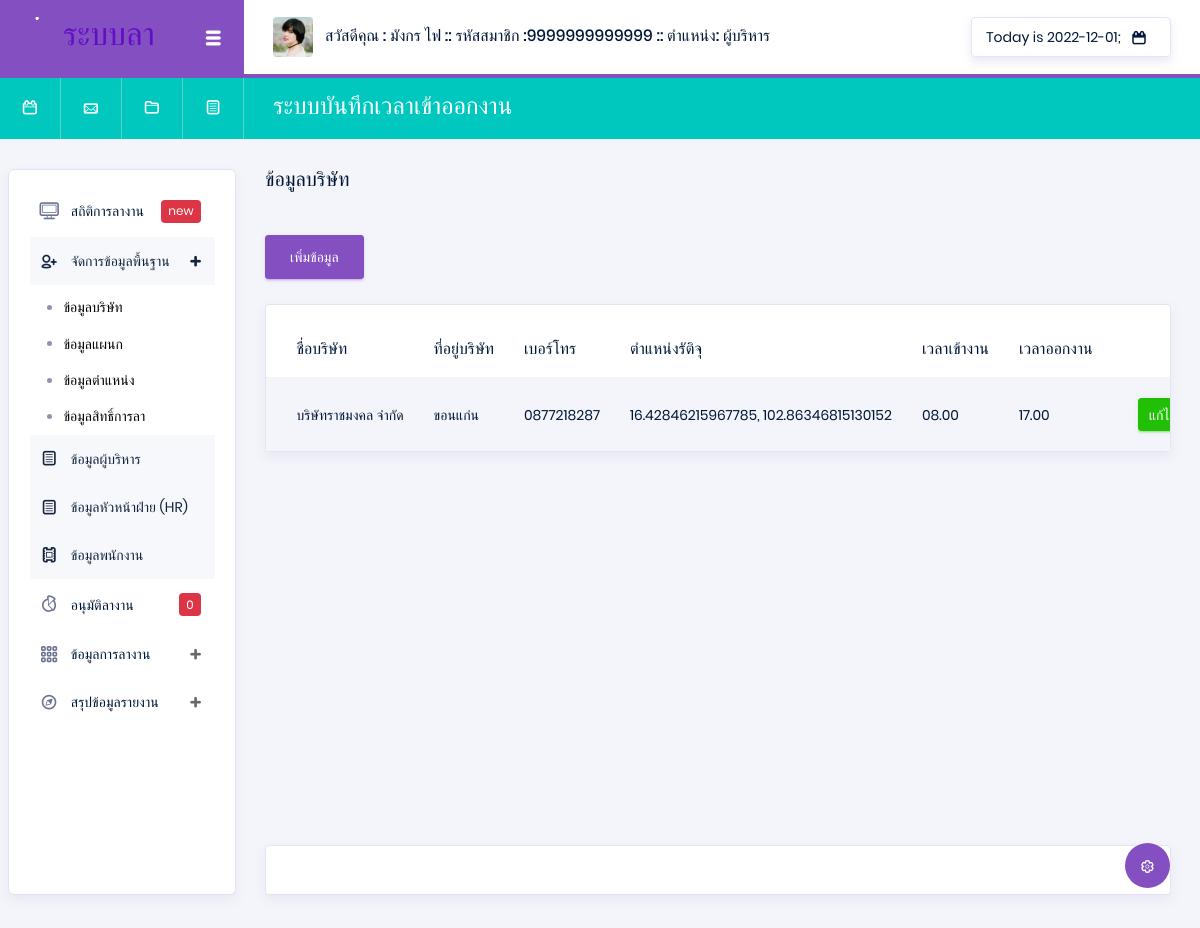
The page /index.php?p=constant (signed in) on the database as committed earlier.
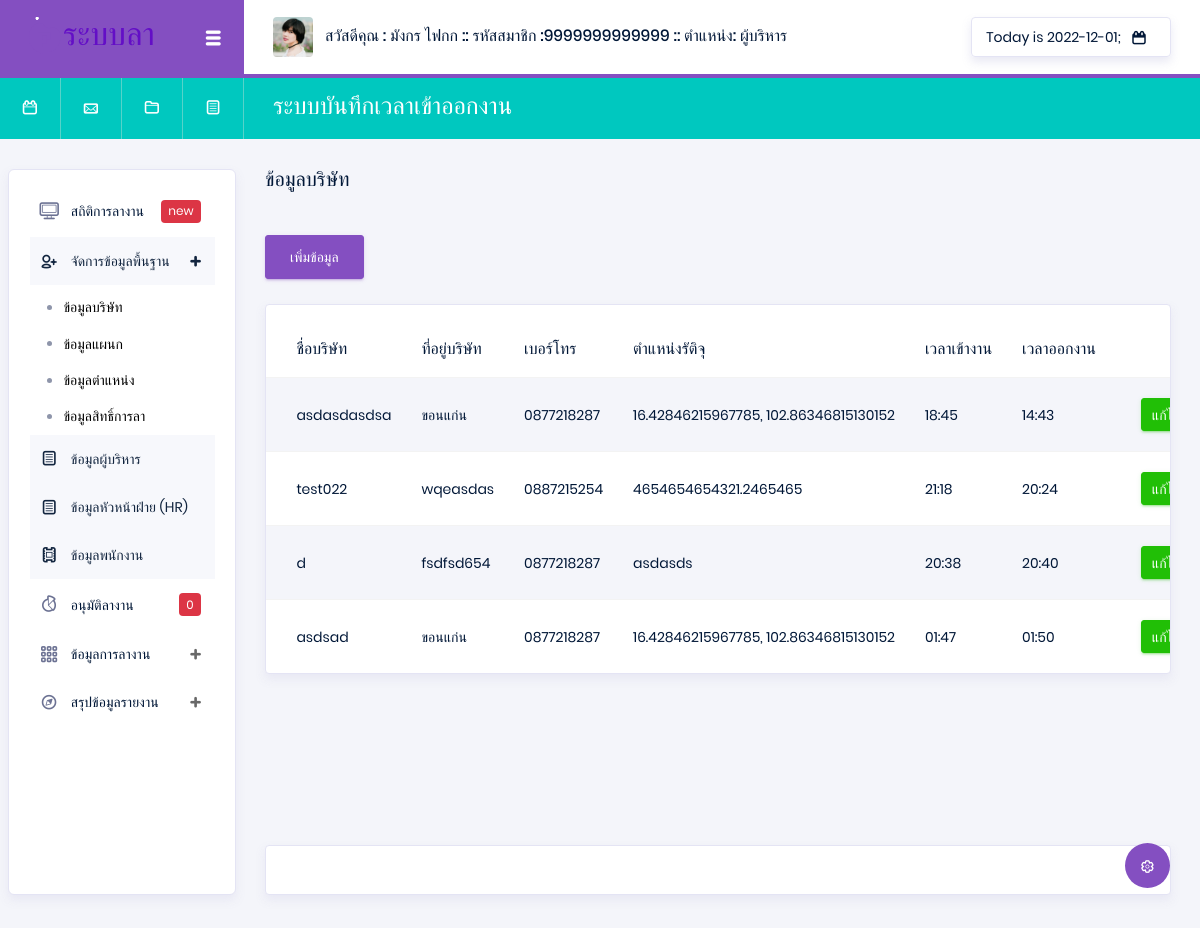
The same page on the database as committed later.
### tables this page shows
CREATE TABLE `position` (
  `Pos_id` varchar(13) NOT NULL,
  `Pos_name` varchar(50) NOT NULL
);

CREATE TABLE `constant` (
  `Stytem_No` int(10) NOT NULL,
  `Stytem_name` text NOT NULL,
  `Stytem_address` varchar(200) NOT NULL,
  `Stytem_tel` varchar(10) NOT NULL,
  `Stytem_radius` varchar(100) NOT NULL,
  `Stytem_periodStest` varchar(100) NOT NULL,
  `Stytem_periodEnd` varchar(100) NOT NULL
);

### api/showData.php (called while the page is built, shortened)
<?php
$Pos_id = $_SESSION['Pos_id'];
@$ShowPosition = "SELECT * FROM position WHERE  Pos_id =  '$Pos_id' ";
@$SQLShowPosition = mysqli_query($con, $ShowPosition) or die("Error in query: $ShowPosition ");
while ($Showposition = mysqli_fetch_array($SQLShowPosition)) {
    @$Pos_name = $Showposition['Pos_name'];
}
@$constant = "SELECT * FROM constant  ";
@$Sqlconstant = mysqli_query($con, $constant) or die("Error in query: $constant ");

### pages/system/constant.php (the view, shortened to what this page needs)
<div class="main-panel">
    <div class="content-wrapper">
        <div class="row">
            <div class="col-xl-6 grid-margin stretch-card flex-column">
                <h5 class="mb-2 text-titlecase mb-4">ข้อมูลบริษัท</h5>
            </div>
        </div>
        <button type="button" onclick="nullConstant()" class="btn btn-primary" data-toggle="modal" data-target="#addconstant">
            เพิ่มข้อมูล
        </button>
        <br> <br>
        <?php
        extract(@$_GET);
        ?>
        <div class="row">
            <div class="col-md-12">
                <div class="card">
                    <div class="table-responsive pt-3">
                        <table class="table table-striped project-orders-table">
                            <thead>
                                <tr>
                                    <th class="ml-5">ชื่อบริษัท</th>
                                    <th>ที่อยู่บริษัท</th>
                                    <th>เบอร์โทร</th>
                                    <th>ตำแหน่งรัติจุ</th>
                                    <th>เวลาเข้างาน</th>
                                    <th>เวลาออกงาน</th>
                                </tr>
                            </thead>
                            <tbody>
                                <?php
                                while ($Showconstant = mysqli_fetch_array($Sqlconstant)) {
                                ?>
                                    <tr>
                                        <td> <?php echo $Showconstant['Stytem_name'] ?> </td>
                                        <td><?php echo $Showconstant['Stytem_address'] ?></td>
                                        <td><?php echo $Showconstant['Stytem_tel'] ?></td>
                                        <td><?php echo $Showconstant['Stytem_radius'] ?></td>
                                        <td><?php echo $Showconstant['Stytem_periodStest'] ?></td>
                                        <td><?php echo $Showconstant['Stytem_periodEnd'] ?></td>
                                        <td>
                                            <div class="d-flex align-items-center">
                                                <button type="button" data-toggle="modal" data-target="#addconstant" onclick="editConstant(Stytem_No =<?php echo $Showconstant['Stytem_No'] ?>)" class="btn btn-success btn-sm btn-icon-text mr-3">
                                                    แก้ไข
                                                </button>
                                            </div>
                                        </td>
                                    </tr>
                                <?php } ?>
                            </tbody>
                        </table>
                    </div>
                </div>
            </div>
        </div>
    </div>
    <footer class="footer">
        <div class="card">
            <div class="card-body">
            </div>
    </footer>
</div>

### index.php (shortened to what this page needs)
<!DOCTYPE html>
<html lang="en">
<head>
  <link rel="stylesheet" href="vendors/typicons/typicons.css">
  <link rel="stylesheet" href="vendors/css/vendor.bundle.base.css">
  <link rel="stylesheet" href="css/vertical-layout-light/style.css">
</head>
<body>
  <div class="container-scroller">
    <?php
    include './confix/DB.php';
    if ($_SESSION['Emp_id'] == null) {
      header("location: ./login.php");
    } else if ($_SESSION['Emp_id'] != null) {
      include './api/showData.php';
      include './Head.php';
      include './ListNan.php';
      @$p = (isset($_GET['p']) ? $_GET['p'] : '');
      if ($p == 'constant') {
        include('./pages/system/constant.php');
      } elseif ($p == 'department') {
        include('./pages/system/department.php');
      } elseif ($p == 'position') {
        include('./pages/system/position.php');
      } elseif ($p == 'peleave') {
        include('./pages/system/peleave.php');
      } elseif ($p == 'employeeHR') {
        include('./pages/system/employeeHR.php');
      } elseif ($p == 'employeeCEO') {
        include('./pages/system/employeeCEO.php');
      } elseif ($p == 'employeeEmp') {
        include('./pages/system/employeeEmp.php');
      }
      else {
      }
    }
    ?>
  </div>
  </div>
</body>
</html>

### Head.php (shortened to what this page needs)
<nav class="navbar col-lg-12 col-12 p-0 fixed-top d-flex flex-row">
  <div class="navbar-brand-wrapper d-flex justify-content-center">
    <div class="navbar-brand-inner-wrapper d-flex justify-content-between align-items-center w-100">
      <a class="navbar-brand brand-logo" href="#"><img src="images/logo-dark11.svg" alt="logo" /></a>
      <button class="navbar-toggler navbar-toggler align-self-center" type="button" data-toggle="minimize">
        <span class="typcn typcn-th-menu"></span>
      </button>
    </div>
  </div>
  <div class="navbar-menu-wrapper d-flex align-items-center justify-content-end">
    <ul class="navbar-nav mr-lg-2">
      <li class="nav-item nav-profile dropdown">
        <a class="nav-link" href="#" data-toggle="dropdown" id="profileDropdown">
          <img src="images/faces/face5.jpg" alt="profile" />
          <span class="nav-profile-name">
            สวัสดีคุณ : <?php echo $_SESSION['Emp_name']; ?>
            :: รหัสสมาชิก :<?php echo $_SESSION['Emp_id']; ?>
            :: ตำแหน่ง: <?php echo $Pos_name; ?> </span>
        </a>
      </li>
    </ul>
    <ul class="navbar-nav navbar-nav-right">
      <li class="nav-item nav-date dropdown">
        <a class="nav-link d-flex justify-content-center align-items-center" href="javascript:;">
          <h6 class="date mb-0"> <?php echo "Today is " . date("Y-m-d") ?>;</h6>
          <i class="typcn typcn-calendar"></i>
        </a>
      </li>
    </ul>
  </div>
</nav>
<nav class="navbar-breadcrumb col-xl-12 col-12 d-flex flex-row p-0">
  <div class="navbar-links-wrapper d-flex align-items-stretch">
    <div class="nav-link">
      <a href="javascript:;"><i class="typcn typcn-calendar-outline"></i></a>
    </div>
    <div class="nav-link">
      <a href="javascript:;"><i class="typcn typcn-mail"></i></a>
    </div>
    <div class="nav-link">
      <a href="javascript:;"><i class="typcn typcn-folder"></i></a>
    </div>
    <div class="nav-link">
      <a href="javascript:;"><i class="typcn typcn-document-text"></i></a>
    </div>
  </div>
  <div class="navbar-menu-wrapper d-flex align-items-center justify-content-end">
    <ul class="navbar-nav mr-lg-2">
      <li class="nav-item ml-0">
        <h4 class="mb-0">ระบบบันทึกเวลาเข้าออกงาน </h4>
      </li>
    </ul>
  </div>
</nav>
<div class="container-fluid page-body-wrapper">
  <div class="theme-setting-wrapper">
    <div id="settings-trigger"><i class="typcn typcn-cog-outline"></i></div>
  </div>

### ListNan.php (shortened to what this page needs)
<nav class="sidebar sidebar-offcanvas" id="sidebar">
    <ul class="nav">
        <li class="nav-item">
            <a class="nav-link" href="#">
                <i class="typcn typcn-device-desktop menu-icon"></i>
                <span class="menu-title">สถิติการลางาน</span>
                <div class="badge badge-danger">new</div>
            </a>
        </li>
        <li class="nav-item">
            <a class="nav-link" data-toggle="collapse" href="#auth" aria-expanded="false" aria-controls="auth">
                <i class="typcn typcn-user-add-outline menu-icon"></i>
                <span class="menu-title">จัดการข้อมูลพื้นฐาน</span>
                <i class="menu-arrow"></i>
            </a>
            <div class="collapse" id="auth">
                <ul class="nav flex-column sub-menu">
                    <li class="nav-item"> <a class="nav-link" href="index.php?p=constant"> ข้อมูลบริษัท </a></li>
                    <li class="nav-item"> <a class="nav-link" href="index.php?p=department"> ข้อมูลแผนก </a></li>
                    <li class="nav-item"> <a class="nav-link" href="index.php?p=position"> ข้อมูลตำแหน่ง </a></li>
                    <li class="nav-item"> <a class="nav-link" href="index.php?p=peleave"> ข้อมูลสิทธิ์การลา </a></li>
                </ul>
            </div>
        </li>
        <li class="nav-item">
            <a class="nav-link" href="index.php?p=employeeCEO">
                <i class="typcn typcn-document-text menu-icon"></i>
                <span class="menu-title">ข้อมูลผู้บริหาร</span>
            </a>
        </li>
        <li class="nav-item">
            <a class="nav-link" href="index.php?p=employeeHR">
                <i class="typcn typcn-document-text menu-icon"></i>
                <span class="menu-title">ข้อมูลหัวหน้าฝ่าย (HR)</span>
            </a>
        </li>
        <li class="nav-item">
            <a class="nav-link" href="index.php?p=employeeEmp">
                <i class="typcn typcn-film menu-icon"></i>
                <span class="menu-title">ข้อมูลพนักงาน</span>
            </a>
        </li>
        <li class="nav-item">
            <a class="nav-link" data-toggle="collapse" href="#charts" aria-expanded="false" aria-controls="charts">
                <i class="typcn typcn-chart-pie-outline menu-icon"></i>
                <span class="menu-title">อนุมัติลางาน</span>
                <div class="badge badge-danger">0</div>
            </a>
        </li>
        <li class="nav-item">
            <a class="nav-link" data-toggle="collapse" href="#tables" aria-expanded="false" aria-controls="tables">
                <i class="typcn typcn-th-small-outline menu-icon"></i>
                <span class="menu-title">ข้อมูลการลางาน</span>
                <i class="menu-arrow"></i>
            </a>
        </li>
        <li class="nav-item">
            <a class="nav-link" data-toggle="collapse" href="#icons" aria-expanded="false" aria-controls="icons">
                <i class="typcn typcn-compass menu-icon"></i>
                <span class="menu-title">สรุปข้อมูลรายงาน</span>
                <i class="menu-arrow"></i>
            </a>
        </li>
    </ul>
</nav>

Rows that differ between the two databases and show on the page:
changed constant: Stytem_name "บริษัทราชมงคล จำกัด" → "asdasdasdsa"; Stytem_periodStest "08.00" → "18:45"; Stytem_periodEnd "17.00" → "14:43"
added constant: Stytem_name "test022", Stytem_address "wqeasdas", Stytem_tel "0887215254", Stytem_radius "4654654654321.2465465", Stytem_periodStest "21:18", Stytem_periodEnd "20:24"
added constant: Stytem_name "d", Stytem_address "fsdfsd654", Stytem_tel "0877218287", Stytem_radius "asdasds", Stytem_periodStest "20:38", Stytem_periodEnd "20:40"
added constant: Stytem_name "asdsad", Stytem_address "ขอนแก่น", Stytem_tel "0877218287", Stytem_radius "16.42846215967785, 102.86346815130152", Stytem_periodStest "01:47", Stytem_periodEnd "01:50"
Other text that changed with them:
$_SESSION['Emp_name']: "มังกร ไฟ" → "มังกร ไฟกก"
